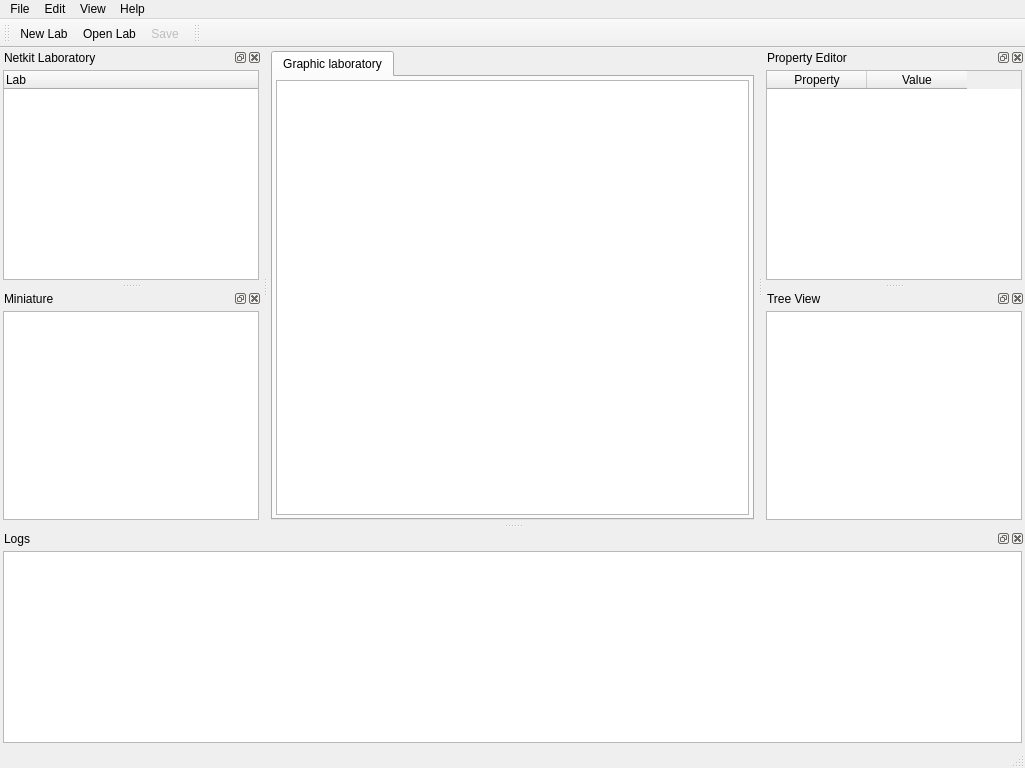
<ui version="4.0" >
 <class>NetkitMainWindow</class>
 <widget class="QMainWindow" name="NetkitMainWindow" >
  <property name="geometry" >
   <rect>
    <x>0</x>
    <y>0</y>
    <width>1025</width>
    <height>768</height>
   </rect>
  </property>
  <property name="windowTitle" >
   <string>Visual Netkit</string>
  </property>
  <property name="dockOptions" >
   <set>QMainWindow::AllowTabbedDocks|QMainWindow::AnimatedDocks|QMainWindow::VerticalTabs</set>
  </property>
  <widget class="QWidget" name="centralwidget" >
   <layout class="QVBoxLayout" >
    <property name="spacing" >
     <number>3</number>
    </property>
    <property name="leftMargin" >
     <number>3</number>
    </property>
    <property name="topMargin" >
     <number>3</number>
    </property>
    <property name="rightMargin" >
     <number>3</number>
    </property>
    <property name="bottomMargin" >
     <number>3</number>
    </property>
    <item>
     <widget class="QTabWidget" name="centralTabWidget" >
      <property name="currentIndex" >
       <number>0</number>
      </property>
      <widget class="QWidget" name="tabGraphic" >
       <attribute name="title" >
        <string>Graphic laboratory</string>
       </attribute>
       <layout class="QVBoxLayout" >
        <property name="spacing" >
         <number>0</number>
        </property>
        <property name="leftMargin" >
         <number>3</number>
        </property>
        <property name="topMargin" >
         <number>3</number>
        </property>
        <property name="rightMargin" >
         <number>3</number>
        </property>
        <property name="bottomMargin" >
         <number>3</number>
        </property>
        <item>
         <widget class="QGraphicsView" name="labGraphicsView" />
        </item>
       </layout>
      </widget>
     </widget>
    </item>
   </layout>
  </widget>
  <widget class="QMenuBar" name="menubar" >
   <property name="geometry" >
    <rect>
     <x>0</x>
     <y>0</y>
     <width>1025</width>
     <height>25</height>
    </rect>
   </property>
   <widget class="QMenu" name="menuFile" >
    <property name="title" >
     <string>File</string>
    </property>
    <widget class="QMenu" name="menuRecent_Labs" >
     <property name="title" >
      <string>Recent Labs</string>
     </property>
     <addaction name="separator" />
     <addaction name="actionClearMenu" />
    </widget>
    <addaction name="actionNewLab" />
    <addaction name="actionOpenLab" />
    <addaction name="menuRecent_Labs" />
    <addaction name="separator" />
    <addaction name="actionSave" />
    <addaction name="actionSaveAs" />
    <addaction name="separator" />
    <addaction name="actionCloseLab" />
    <addaction name="separator" />
    <addaction name="actionQuit" />
   </widget>
   <widget class="QMenu" name="menuEdit" >
    <property name="title" >
     <string>Edit</string>
    </property>
   </widget>
   <widget class="QMenu" name="menuView" >
    <property name="title" >
     <string>View</string>
    </property>
   </widget>
   <widget class="QMenu" name="menuHelp" >
    <property name="title" >
     <string>Help</string>
    </property>
    <addaction name="actionAbout_Visual_Netkit" />
   </widget>
   <addaction name="menuFile" />
   <addaction name="menuEdit" />
   <addaction name="menuView" />
   <addaction name="menuHelp" />
  </widget>
  <widget class="QStatusBar" name="statusbar" />
  <widget class="QToolBar" name="toolBarGeneralActions" >
   <property name="windowTitle" >
    <string>General Toolbar</string>
   </property>
   <attribute name="toolBarArea" >
    <enum>TopToolBarArea</enum>
   </attribute>
   <attribute name="toolBarBreak" >
    <bool>false</bool>
   </attribute>
   <addaction name="actionNewLab" />
   <addaction name="actionOpenLab" />
   <addaction name="actionSave" />
  </widget>
  <widget class="QDockWidget" name="dockLab" >
   <property name="floating" >
    <bool>false</bool>
   </property>
   <property name="features" >
    <set>QDockWidget::AllDockWidgetFeatures</set>
   </property>
   <property name="allowedAreas" >
    <set>Qt::AllDockWidgetAreas</set>
   </property>
   <property name="windowTitle" >
    <string>Netkit Laboratory</string>
   </property>
   <attribute name="dockWidgetArea" >
    <number>1</number>
   </attribute>
   <widget class="QWidget" name="dockWidgetContents" >
    <layout class="QVBoxLayout" >
     <property name="leftMargin" >
      <number>3</number>
     </property>
     <property name="topMargin" >
      <number>3</number>
     </property>
     <property name="rightMargin" >
      <number>3</number>
     </property>
     <property name="bottomMargin" >
      <number>3</number>
     </property>
     <item>
      <widget class="QTreeWidget" name="labTree" >
       <property name="frameShape" >
        <enum>QFrame::StyledPanel</enum>
       </property>
       <property name="frameShadow" >
        <enum>QFrame::Sunken</enum>
       </property>
       <property name="columnCount" >
        <number>1</number>
       </property>
       <column>
        <property name="text" >
         <string>Lab</string>
        </property>
       </column>
      </widget>
     </item>
    </layout>
   </widget>
  </widget>
  <widget class="QDockWidget" name="dockProperty" >
   <property name="allowedAreas" >
    <set>Qt::AllDockWidgetAreas</set>
   </property>
   <property name="windowTitle" >
    <string>Property Editor</string>
   </property>
   <attribute name="dockWidgetArea" >
    <number>2</number>
   </attribute>
   <widget class="QWidget" name="dockWidgetContents_4" >
    <layout class="QVBoxLayout" >
     <property name="leftMargin" >
      <number>3</number>
     </property>
     <property name="topMargin" >
      <number>3</number>
     </property>
     <property name="rightMargin" >
      <number>3</number>
     </property>
     <property name="bottomMargin" >
      <number>3</number>
     </property>
     <item>
      <widget class="QTableWidget" name="propertyTable" >
       <property name="alternatingRowColors" >
        <bool>true</bool>
       </property>
       <column>
        <property name="text" >
         <string>Property</string>
        </property>
       </column>
       <column>
        <property name="text" >
         <string>Value</string>
        </property>
       </column>
      </widget>
     </item>
    </layout>
   </widget>
  </widget>
  <widget class="QDockWidget" name="dockMiniature" >
   <property name="windowTitle" >
    <string>Miniature</string>
   </property>
   <attribute name="dockWidgetArea" >
    <number>1</number>
   </attribute>
   <widget class="QWidget" name="dockWidgetContents_6" >
    <layout class="QVBoxLayout" >
     <property name="leftMargin" >
      <number>3</number>
     </property>
     <property name="topMargin" >
      <number>3</number>
     </property>
     <property name="rightMargin" >
      <number>3</number>
     </property>
     <property name="bottomMargin" >
      <number>3</number>
     </property>
     <item>
      <widget class="QGraphicsView" name="graphicsView_2" />
     </item>
    </layout>
   </widget>
  </widget>
  <widget class="QDockWidget" name="dockTreeView" >
   <property name="windowTitle" >
    <string>Tree View</string>
   </property>
   <attribute name="dockWidgetArea" >
    <number>2</number>
   </attribute>
   <widget class="QWidget" name="dockWidgetContents_2" >
    <layout class="QVBoxLayout" >
     <property name="leftMargin" >
      <number>3</number>
     </property>
     <property name="topMargin" >
      <number>3</number>
     </property>
     <property name="rightMargin" >
      <number>3</number>
     </property>
     <property name="bottomMargin" >
      <number>3</number>
     </property>
     <item>
      <widget class="QTreeView" name="treeView_2" />
     </item>
    </layout>
   </widget>
  </widget>
  <widget class="QDockWidget" name="dockLog" >
   <property name="floating" >
    <bool>false</bool>
   </property>
   <property name="windowTitle" >
    <string>Logs</string>
   </property>
   <attribute name="dockWidgetArea" >
    <number>8</number>
   </attribute>
   <widget class="QWidget" name="dockWidgetContents_3" >
    <layout class="QVBoxLayout" >
     <property name="leftMargin" >
      <number>3</number>
     </property>
     <property name="topMargin" >
      <number>3</number>
     </property>
     <property name="rightMargin" >
      <number>3</number>
     </property>
     <property name="bottomMargin" >
      <number>3</number>
     </property>
     <item>
      <widget class="QTextEdit" name="textEdit" />
     </item>
    </layout>
   </widget>
  </widget>
  <widget class="QToolBar" name="toolBarDrawing" >
   <property name="windowTitle" >
    <string>Drawing Toolbar</string>
   </property>
   <attribute name="toolBarArea" >
    <enum>TopToolBarArea</enum>
   </attribute>
   <attribute name="toolBarBreak" >
    <bool>false</bool>
   </attribute>
  </widget>
  <action name="actionNetkit_Lab" >
   <property name="checkable" >
    <bool>true</bool>
   </property>
   <property name="checked" >
    <bool>true</bool>
   </property>
   <property name="text" >
    <string>Netkit Lab</string>
   </property>
  </action>
  <action name="actionMiniature" >
   <property name="checkable" >
    <bool>true</bool>
   </property>
   <property name="checked" >
    <bool>true</bool>
   </property>
   <property name="text" >
    <string>Miniature</string>
   </property>
  </action>
  <action name="actionProperty_Editor" >
   <property name="checkable" >
    <bool>true</bool>
   </property>
   <property name="checked" >
    <bool>true</bool>
   </property>
   <property name="text" >
    <string>Property Editor</string>
   </property>
  </action>
  <action name="actionTree_View" >
   <property name="checkable" >
    <bool>true</bool>
   </property>
   <property name="checked" >
    <bool>true</bool>
   </property>
   <property name="text" >
    <string>Tree View</string>
   </property>
  </action>
  <action name="actionLog_Panel" >
   <property name="checkable" >
    <bool>true</bool>
   </property>
   <property name="text" >
    <string>Log Panel</string>
   </property>
  </action>
  <action name="actionAbout_Visual_Netkit" >
   <property name="text" >
    <string>About Visual Netkit</string>
   </property>
  </action>
  <action name="actionNewLab" >
   <property name="icon" >
    <iconset resource="../resources/VisualNetkit.qrc" >:/menu/new_icon</iconset>
   </property>
   <property name="text" >
    <string>New Lab</string>
   </property>
  </action>
  <action name="actionOpenLab" >
   <property name="icon" >
    <iconset resource="../resources/VisualNetkit.qrc" >:/menu/open_icon</iconset>
   </property>
   <property name="text" >
    <string>Open Lab</string>
   </property>
  </action>
  <action name="actionClearMenu" >
   <property name="text" >
    <string>Clear Menu</string>
   </property>
  </action>
  <action name="actionSave" >
   <property name="enabled" >
    <bool>false</bool>
   </property>
   <property name="icon" >
    <iconset resource="../resources/VisualNetkit.qrc" >:/menu/save_icon</iconset>
   </property>
   <property name="text" >
    <string>Save</string>
   </property>
  </action>
  <action name="actionSaveAs" >
   <property name="icon" >
    <iconset resource="../resources/VisualNetkit.qrc" >:/menu/save_as_icon</iconset>
   </property>
   <property name="text" >
    <string>Save As...</string>
   </property>
  </action>
  <action name="actionCloseLab" >
   <property name="icon" >
    <iconset resource="../resources/VisualNetkit.qrc" >:/menu/close_icon</iconset>
   </property>
   <property name="text" >
    <string>Close Lab</string>
   </property>
  </action>
  <action name="actionQuit" >
   <property name="text" >
    <string>Quit</string>
   </property>
   <property name="menuRole" >
    <enum>QAction::QuitRole</enum>
   </property>
  </action>
 </widget>
 <resources>
  <include location="../resources/VisualNetkit.qrc" />
 </resources>
 <connections/>
</ui>
